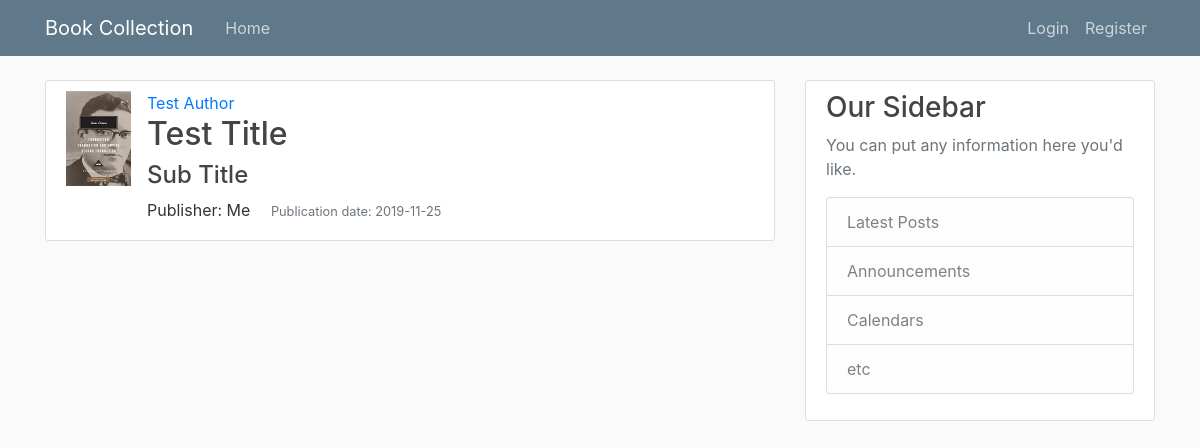
The page /home on the database its author committed.
### flask_collection/models.py (models this page shows, shortened)
class Book(db.Model):
    id = db.Column(db.Integer, primary_key=True)
    author = db.Column(db.String(50), nullable=False)
    title = db.Column(db.String(50), nullable=False)
    sub_title = db.Column(db.String(50))
    org_title = db.Column(db.String(50))
    org_sub_title = db.Column(db.String(50))
    volume = db.Column(db.Integer)
    publication_date = db.Column(db.DateTime)
    org_publication_year = db.Column(db.String(4))
    print_format = db.Column(db.String(20))
    pages = db.Column(db.Integer)
    publisher = db.Column(db.String(20))
    cover = db.Column(db.String(20), default='placeholder.png')
    language = db.Column(db.String(20))
    language_iso = db.Column(db.String(2))
    isbn_13 = db.Column(db.String(13))
    isbn_10 = db.Column(db.String(10))
    description = db.Column(db.Text)

### flask_collection/routes.py (the view)
@app.route('/')
@app.route('/home')
def home():
    books = Book.query.all()
    return render_template('home.html', books=books)

### flask_collection/templates/home.html
{% extends "layout.html" %}
{% block content %}
    {% for book in books %}
        <article class="media content-section">
          <img class="article-img" src="{{ url_for('static', filename='cover_images/' + book.cover) }}" alt="{{ book.cover }}">
          <div class="media-body">
            <a class="mr-2" href="#">{{ book.author }}</a>
            <h2><a class="article-title" href="{{ url_for('view_book', book_id=book.id) }}">{{ book.title }}</a></h2>
            {% if book.sub_title %}
                <h4 class="article-subtitle">{{ book.sub_title }}</h4>
            {% endif %}
            <p class="article-publisher">Publisher: {{ book.publisher }}
              <small class="article-publication-date text-muted pl-3">Publication date: {{ book.publication_date.strftime('%Y-%m-%d') }}</small>
            </p>
          </div>
        </article>
    {% endfor %}
{% endblock content %}

### flask_collection/static/main.css (style rules this page uses)
body { background: #fafafa; color: #333333; margin-top: 5rem; }
h1, h2, h3, h4, h5, h6 { color: #444444; }
.content-section { background: #ffffff; padding: 10px 20px; border: 1px solid #dddddd; border-radius: 3px; margin-bottom: 20px; }
.article-title { color: #444444; }
.article-img { height: 95px; width: 65px; margin-right: 16px; }
.article-publication-date { padding-bottom: 4px; }
.article-publisher { margin-bottom: 4px; padding-bottom: 4px; }

### rows shown on the page
Book: cover (picture), author "Test Author", title "Test Title", sub_title "Sub Title", publisher "Me", publication_date "2019-11-25"
